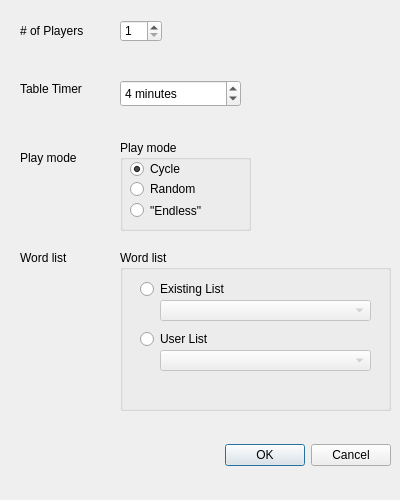
<ui version="4.0" >
 <class>tableCreateForm</class>
 <widget class="QDialog" name="tableCreateForm" >
  <property name="geometry" >
   <rect>
    <x>0</x>
    <y>0</y>
    <width>400</width>
    <height>500</height>
   </rect>
  </property>
  <property name="minimumSize" >
   <size>
    <width>400</width>
    <height>500</height>
   </size>
  </property>
  <property name="maximumSize" >
   <size>
    <width>400</width>
    <height>500</height>
   </size>
  </property>
  <property name="windowTitle" >
   <string>Create Table</string>
  </property>
  <property name="accessibleDescription" >
   <string/>
  </property>
  <widget class="QLabel" name="label_2" >
   <property name="geometry" >
    <rect>
     <x>20</x>
     <y>150</y>
     <width>91</width>
     <height>16</height>
    </rect>
   </property>
   <property name="text" >
    <string>Play mode</string>
   </property>
  </widget>
  <widget class="QSpinBox" name="playersSpinBox" >
   <property name="geometry" >
    <rect>
     <x>120</x>
     <y>20</y>
     <width>42</width>
     <height>22</height>
    </rect>
   </property>
   <property name="maximum" >
    <number>6</number>
   </property>
   <property name="minimum" >
    <number>1</number>
   </property>
  </widget>
  <widget class="QLabel" name="label" >
   <property name="geometry" >
    <rect>
     <x>20</x>
     <y>20</y>
     <width>91</width>
     <height>21</height>
    </rect>
   </property>
   <property name="text" >
    <string># of Players</string>
   </property>
  </widget>
  <widget class="QLabel" name="label_3" >
   <property name="geometry" >
    <rect>
     <x>20</x>
     <y>80</y>
     <width>91</width>
     <height>17</height>
    </rect>
   </property>
   <property name="text" >
    <string>Table Timer</string>
   </property>
  </widget>
  <widget class="QSpinBox" name="timerSpinBox" >
   <property name="geometry" >
    <rect>
     <x>120</x>
     <y>80</y>
     <width>121</width>
     <height>27</height>
    </rect>
   </property>
   <property name="specialValueText" >
    <string/>
   </property>
   <property name="suffix" >
    <string> minutes</string>
   </property>
   <property name="maximum" >
    <number>8</number>
   </property>
   <property name="minimum" >
    <number>1</number>
   </property>
   <property name="value" >
    <number>4</number>
   </property>
  </widget>
  <widget class="QLabel" name="label_4" >
   <property name="geometry" >
    <rect>
     <x>20</x>
     <y>250</y>
     <width>91</width>
     <height>16</height>
    </rect>
   </property>
   <property name="text" >
    <string>Word list</string>
   </property>
  </widget>
  <widget class="QGroupBox" name="groupBox_3" >
   <property name="geometry" >
    <rect>
     <x>120</x>
     <y>250</y>
     <width>271</width>
     <height>161</height>
    </rect>
   </property>
   <property name="title" >
    <string>Word list</string>
   </property>
   <widget class="QRadioButton" name="userRbo" >
    <property name="geometry" >
     <rect>
      <x>20</x>
      <y>80</y>
      <width>83</width>
      <height>18</height>
     </rect>
    </property>
    <property name="text" >
     <string>User List</string>
    </property>
   </widget>
   <widget class="QRadioButton" name="existingRbo" >
    <property name="geometry" >
     <rect>
      <x>20</x>
      <y>30</y>
      <width>121</width>
      <height>18</height>
     </rect>
    </property>
    <property name="text" >
     <string>Existing List</string>
    </property>
   </widget>
   <widget class="QComboBox" name="elistsCbo" >
    <property name="enabled" >
     <bool>false</bool>
    </property>
    <property name="geometry" >
     <rect>
      <x>40</x>
      <y>50</y>
      <width>211</width>
      <height>21</height>
     </rect>
    </property>
   </widget>
   <widget class="QComboBox" name="ulistsCbo" >
    <property name="enabled" >
     <bool>false</bool>
    </property>
    <property name="geometry" >
     <rect>
      <x>40</x>
      <y>100</y>
      <width>211</width>
      <height>21</height>
     </rect>
    </property>
   </widget>
  </widget>
  <widget class="QDialogButtonBox" name="buttonBox" >
   <property name="geometry" >
    <rect>
     <x>140</x>
     <y>440</y>
     <width>251</width>
     <height>31</height>
    </rect>
   </property>
   <property name="orientation" >
    <enum>Qt::Horizontal</enum>
   </property>
   <property name="standardButtons" >
    <set>QDialogButtonBox::Cancel|QDialogButtonBox::NoButton|QDialogButtonBox::Ok</set>
   </property>
  </widget>
  <widget class="QGroupBox" name="groupBox" >
   <property name="geometry" >
    <rect>
     <x>120</x>
     <y>140</y>
     <width>131</width>
     <height>91</height>
    </rect>
   </property>
   <property name="title" >
    <string>Play mode</string>
   </property>
   <widget class="QRadioButton" name="cycleRbo" >
    <property name="geometry" >
     <rect>
      <x>10</x>
      <y>20</y>
      <width>83</width>
      <height>18</height>
     </rect>
    </property>
    <property name="text" >
     <string>Cycle</string>
    </property>
    <property name="checked" >
     <bool>true</bool>
    </property>
   </widget>
   <widget class="QRadioButton" name="randomRbo" >
    <property name="geometry" >
     <rect>
      <x>10</x>
      <y>40</y>
      <width>83</width>
      <height>18</height>
     </rect>
    </property>
    <property name="text" >
     <string>Random</string>
    </property>
   </widget>
   <widget class="QRadioButton" name="endlessRbo" >
    <property name="geometry" >
     <rect>
      <x>10</x>
      <y>60</y>
      <width>101</width>
      <height>21</height>
     </rect>
    </property>
    <property name="text" >
     <string>"Endless"</string>
    </property>
   </widget>
  </widget>
 </widget>
 <resources/>
 <connections>
  <connection>
   <sender>buttonBox</sender>
   <signal>accepted()</signal>
   <receiver>tableCreateForm</receiver>
   <slot>accept()</slot>
   <hints>
    <hint type="sourcelabel" >
     <x>308</x>
     <y>404</y>
    </hint>
    <hint type="destinationlabel" >
     <x>96</x>
     <y>380</y>
    </hint>
   </hints>
  </connection>
  <connection>
   <sender>buttonBox</sender>
   <signal>rejected()</signal>
   <receiver>tableCreateForm</receiver>
   <slot>reject()</slot>
   <hints>
    <hint type="sourcelabel" >
     <x>376</x>
     <y>410</y>
    </hint>
    <hint type="destinationlabel" >
     <x>375</x>
     <y>375</y>
    </hint>
   </hints>
  </connection>
  <connection>
   <sender>userRbo</sender>
   <signal>toggled(bool)</signal>
   <receiver>ulistsCbo</receiver>
   <slot>setEnabled(bool)</slot>
   <hints>
    <hint type="sourcelabel" >
     <x>171</x>
     <y>276</y>
    </hint>
    <hint type="destinationlabel" >
     <x>329</x>
     <y>295</y>
    </hint>
   </hints>
  </connection>
  <connection>
   <sender>existingRbo</sender>
   <signal>toggled(bool)</signal>
   <receiver>elistsCbo</receiver>
   <slot>setEnabled(bool)</slot>
   <hints>
    <hint type="sourcelabel" >
     <x>183</x>
     <y>227</y>
    </hint>
    <hint type="destinationlabel" >
     <x>307</x>
     <y>246</y>
    </hint>
   </hints>
  </connection>
 </connections>
</ui>
